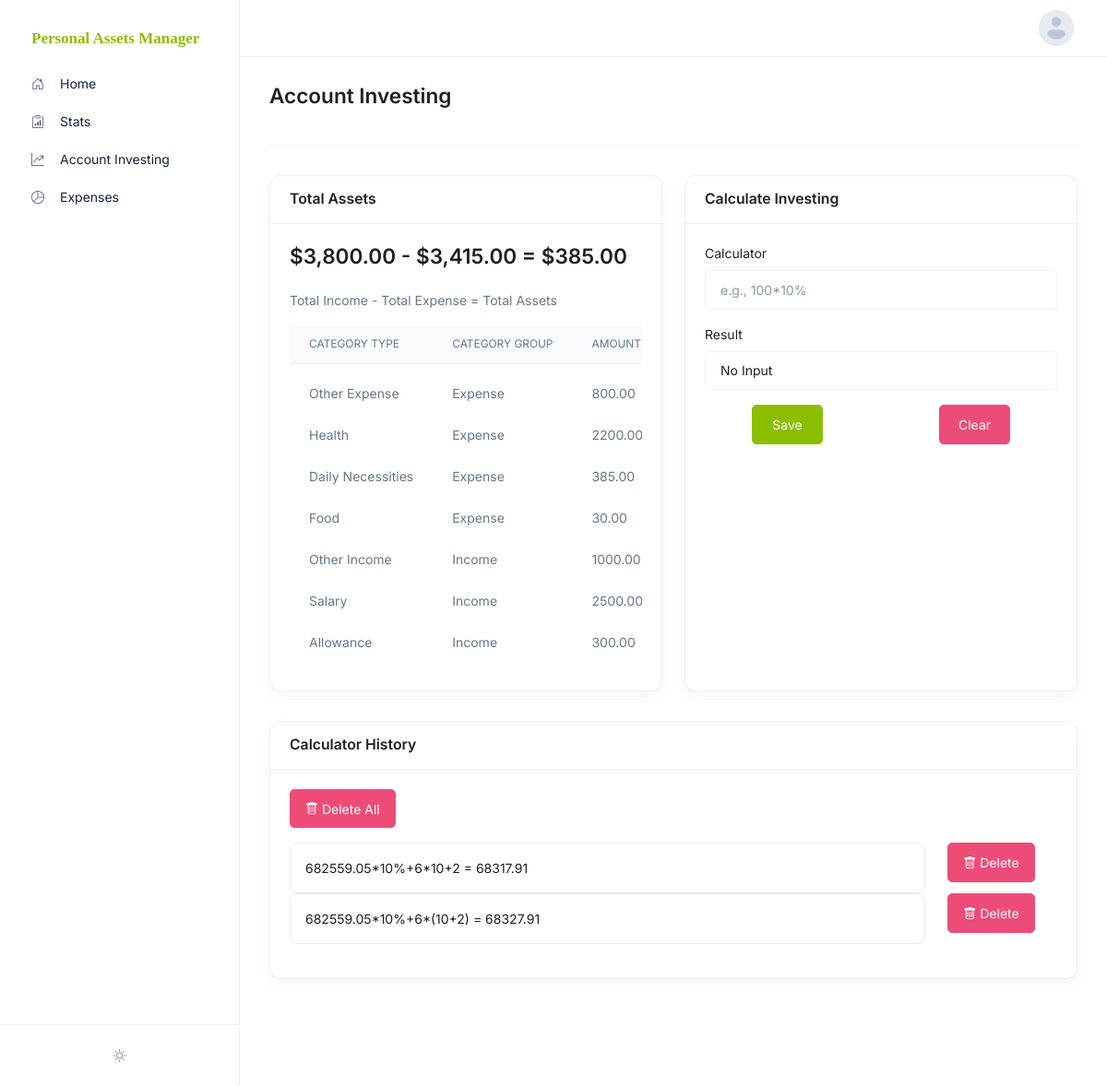
Screenshot of /AccountInvesting.php (signed in) with the database file from the repository.
### tables this page shows
CREATE TABLE `user_tbl` (
  `UserID` int(11) NOT NULL,
  `CurrencyID` int(11) NOT NULL,
  `UserRole` enum('Admin','User') DEFAULT NULL,
  `Username` varchar(50) NOT NULL,
  `UserEmail` varchar(50) DEFAULT NULL,
  `UserPassword` varchar(500) NOT NULL
);

CREATE TABLE `investing_tbl` (
  `InvestingID` int(11) NOT NULL,
  `UserID` int(11) NOT NULL,
  `InvestingProcess` varchar(100) NOT NULL,
  `InvestingResult` varchar(100) NOT NULL
);

### AccountInvesting.php (the view, shortened to what this page needs)
<?php
    require("personalAssetsManagerConn.php");
    $user_id = $_SESSION["userid"];
    $select_user_sql = "SELECT * FROM user_tbl WHERE UserID = $user_id";
    $result_User = mysqli_query($dbconn, $select_user_sql);
    $row_User = mysqli_fetch_assoc($result_User);
    $currencyId = $row_User['CurrencyID'];
    switch ($currencyId) {
        case '1':
            $currencySymbol = '$';
            break;
    }
?>
<?php include 'MasterPage.php'; ?>
<main id="content" role="main" class="main">
    <div class="content container-fluid">
         <div class="page-header mb-3 mb-lg-5">
            <div class="row align-items-center">
                <div class="col">
                    <h1 class="page-header-title">Account Investing</h1>
                </div>
            </div>
        </div>
        <form action="" method="post">
            <div class="mb-3 mb-lg-5">
                <div class="row">
                    <div class="col-lg-6">
                        <div class="card h-100">
                            <div class="card-header card-header-content-between">
                                <h4 class="card-header-title">Total Assets</h4>
                            </div>
                            <div class="card-body">
                                <div class="h1 d-block mb-4">
                                    <?php
                                        $sql_select_total = "SELECT
                                            SUM(CASE WHEN category_tbl.CategoryGroup = 'Income' THEN transaction_tbl.Amount ELSE 0 END) AS TotalIncome,
                                            SUM(CASE WHEN category_tbl.CategoryGroup = 'Expense' THEN transaction_tbl.Amount ELSE 0 END) AS TotalExpense,
                                            SUM(CASE WHEN category_tbl.CategoryGroup = 'Income' THEN transaction_tbl.Amount ELSE 0 END) -
                                            SUM(CASE WHEN category_tbl.CategoryGroup = 'Expense' THEN transaction_tbl.Amount ELSE 0 END) AS IncomeMinusExpense
                                        FROM transaction_tbl
                                        INNER JOIN category_tbl ON transaction_tbl.CategoryID = category_tbl.CategoryID
                                        WHERE transaction_tbl.UserID = $user_id";
                                        $result_total = mysqli_query($dbconn, $sql_select_total);
                                        $row_total = mysqli_fetch_assoc($result_total);
                                        $TotalIncome = $row_total['TotalIncome'];
                                        $TotalExpense = $row_total['TotalExpense'];
                                        $incomeMinusExpense = $row_total['IncomeMinusExpense'];
                                        echo $currencySymbol . number_format($TotalIncome, 2) . ' - ' . $currencySymbol . number_format($TotalExpense, 2) . ' = ' . $currencySymbol . number_format($incomeMinusExpense, 2);
                                    ?>
                                </div>
                                <p>Total Income - Total Expense = Total Assets</p>
                                <div class="table-responsive datatable-custom">
                                    <table id="datatable" class="table table-borderless table-thead-bordered table-nowrap table-align-middle card-table" data-hs-datatables-options='{
                                    "columnDefs": [{"targets": [0,2],"orderable": false}],
                                    "order": [],
                                    "pageLength": 20,
                                    "isResponsive": false,
                                    "isShowPaging": false
                                    }'
                                    >
                                        <thead class="thead-light">
                                            <tr>
                                                <th>Category Type</th>
                                                <th>Category Group</th>
                                                <th>Amount</th>
                                            </tr>
                                        </thead>
                                        <tbody>
                                            <?php
                                                $sql_select = "SELECT category_tbl.CategoryType, category_tbl.CategoryGroup, SUM(transaction_tbl.Amount) AS TotalAmount
                                                FROM transaction_tbl
                                                INNER JOIN category_tbl ON transaction_tbl.CategoryID = category_tbl.CategoryID
                                                WHERE transaction_tbl.UserID = $user_id
                                                GROUP BY category_tbl.CategoryType, category_tbl.CategoryGroup
                                                ORDER BY category_tbl.CategoryGroup DESC";
                                                $transaction_no = mysqli_query($dbconn,$sql_select);
                                                if(mysqli_num_rows($transaction_no) >0){
                                                    foreach($transaction_no as $row){
                                            ?>
                                                        <tr>
                                                            <td><?php echo htmlentities($row['CategoryType'])?></td>
                                                            <td><?php echo $row['CategoryGroup']?></td>
                                                            <td><?php echo htmlentities($row['TotalAmount'])?></td>
                                                        </tr>
                                            <?php
                                                    }
                                                }
                                            ?>
                                        </tbody>
                                    </table>
                                </div>
                            </div>
                        </div>
                    </div>
                    <div class="col-lg-6 mb-3 mb-lg-0">
                        <div class="card h-100">
                            <div class="card-header card-header-content-sm-between">
                                <h4 class="card-header-title mb-2 mb-sm-0">Calculate Investing</h4>
                            </div>
                            <div class="card-body">
                                <div class="mb-3">
                                    <label class="form-label">Calculator</label>
                                    <input type="text" name="expression" class="form-control" id="expressionInput" placeholder="e.g., 100*10%" required>
                                </div>
                                <div class="mb-3">
                                    <label class="form-label">Result</label>
                                    <input type="text" name="SaveInvesting" class="form-control" id="investingCalculator" value="No Input" readonly>
                                </div>
                                <div class="mb-3">
                                    <div class="row">
                                        <div class="d-grid gap-2 col-3 mx-auto">
                                            <button type="submit" class="btn btn-primary" name="submit">Save</button>
                                        </div>
                                        <div class="d-grid gap-2 col-3 mx-auto">
                                            <button type="button" class="btn btn-danger" onclick="clearInput()">Clear</button>
                                        </div>
                                    </div>
                                </div>
                            </div>
                        </div>
                    </div>
                </div>
            </div>
            <div class="mb-3 mb-lg-5">
                <div class="card">
                    <div class="card-header card-header-content-between">
                        <h4 class="card-header-title">Calculator History</h4>
                    </div>
                    <div class="card-body">
                        <div class="mb-3">
                            <button class="btn btn-danger" data-bs-toggle="modal" data-bs-target="#deleteAllModalToggle"><i class="bi bi-trash"></i> Delete All</button>
                        </div>
                        <div class="mb-3">
                            <div class="row">
                                <?php
                                    $sql_select_investing = "SELECT * FROM investing_tbl WHERE UserID = $user_id";
                                    $investing_no = mysqli_query($dbconn, $sql_select_investing);
                                    if (mysqli_num_rows($investing_no) > 0) {
                                        foreach ($investing_no as $row) {
                                ?>
                                    <div class="col-10">
                                        <a class="list-group-item list-group-item-action list-item" value="<?php echo $row['InvestingProcess'] ?>" onmouseover="this.style.backgroundColor='#B6FFFA';" onmouseout="this.style.backgroundColor='';"><?php echo $row['InvestingResult'] ?></a>
                                    </div>
                                    <div class="col-2">
                                        <button class="btn btn-danger" data-bs-toggle="modal" data-bs-target="#deleteModalToggle<?php echo $row['InvestingID'] ?>"><i class="bi bi-trash"></i> Delete</button>
                                    </div>
                                <?php
                                        }
                                    }
                                ?>
                            </div>
                        </div>
                    </div>
                </div>
            </div>
        </form>
    </div>
</main>

### MasterPage.php (style rules this page uses)
* { transition: unset !important; }
body { opacity: 0; }

### rows the page displays
user_tbl: CurrencyID "$"
investing_tbl: InvestingResult "682559.05*10%+6*10+2 = 68317.91"
investing_tbl: InvestingResult "682559.05*10%+6*(10+2) = 68327.91"

### other values shown
$TotalIncome "3,800.00"
$TotalExpense "3,415.00"
$incomeMinusExpense "385.00"
$row['CategoryType'] "Other Expense"
$row['CategoryGroup'] "Expense"
$row['TotalAmount'] "800.00"
$row['CategoryType'] "Health"
$row['TotalAmount'] "2200.00"
$row['CategoryType'] "Daily Necessities"
$row['TotalAmount'] "385.00"
$row['CategoryType'] "Food"
$row['TotalAmount'] "30.00"
$row['CategoryType'] "Other Income"
$row['CategoryGroup'] "Income"
$row['TotalAmount'] "1000.00"
